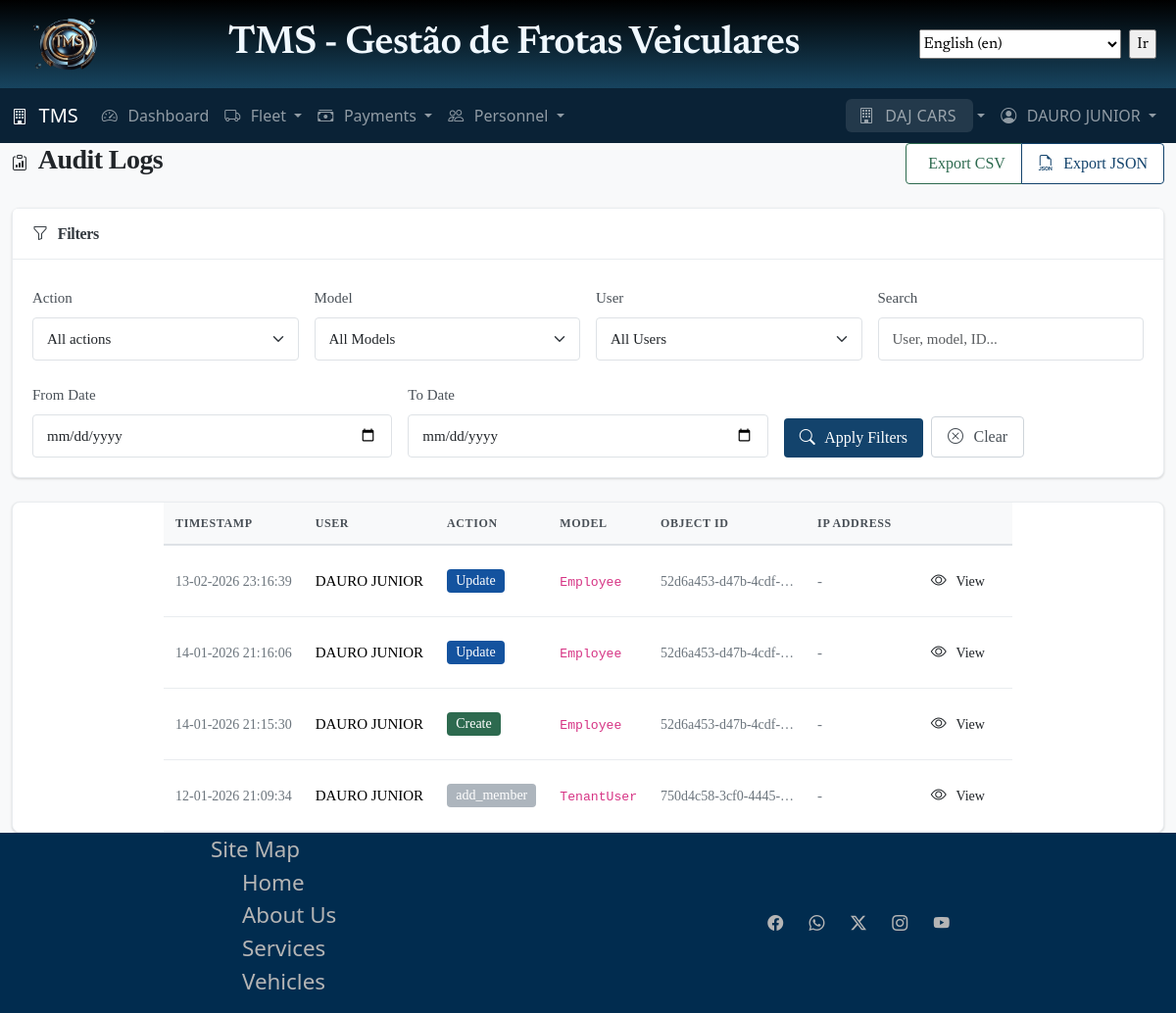
/audit/ (signed in), run on an earlier commit of the app's database.
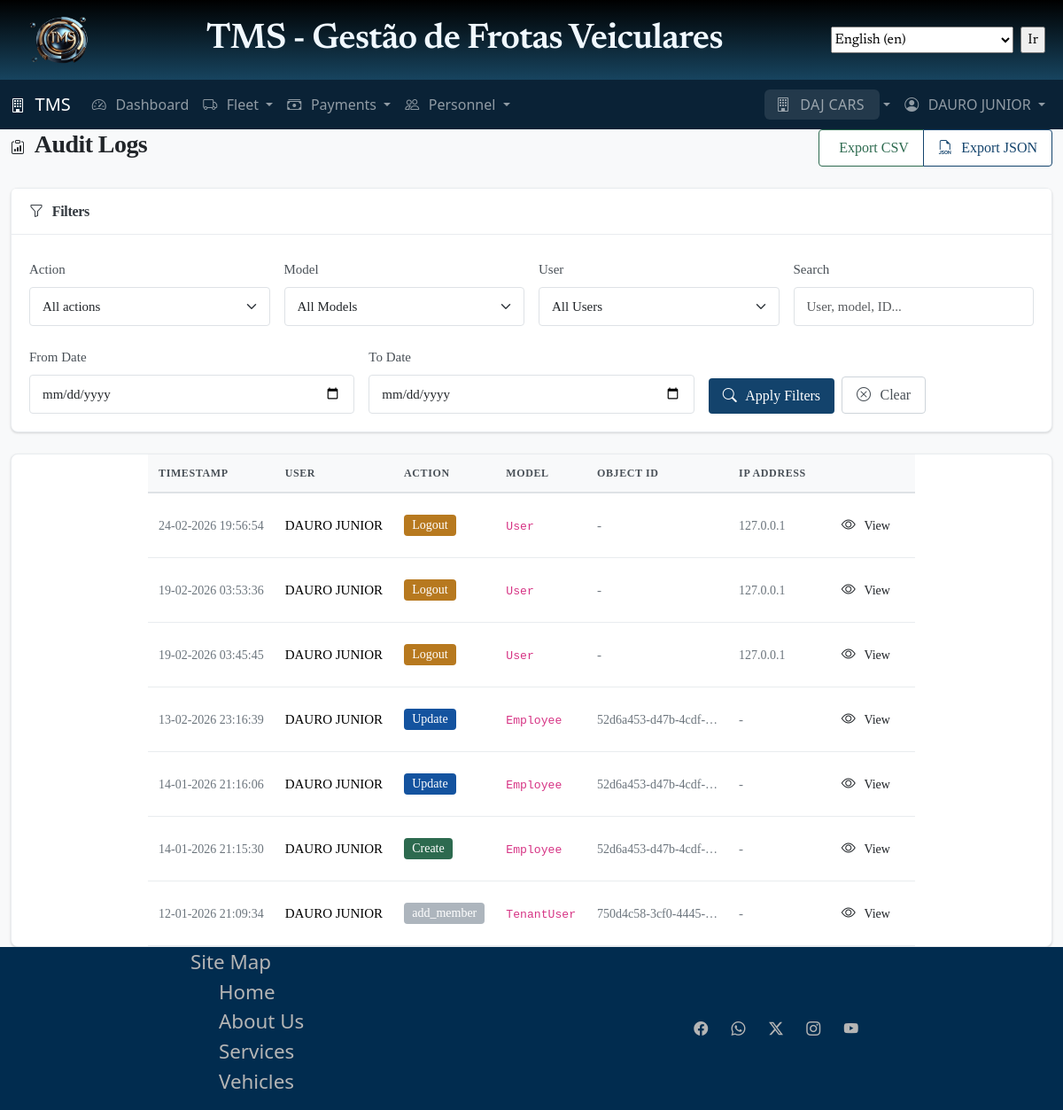
And on a later commit of the database.
### audit/models.py (models this page shows, shortened)
class TenantAuditLog(models.Model):
    ACTION_CHOICES = [
        ("create", _("Create")),
        ("update", _("Update")),
        ("delete", _("Delete")),
        ("view", _("View")),
        ("login", _("Login")),
        ("logout", _("Logout")),
        ("permission_change", _("Permission Change")),
    ]
    id = models.UUIDField(primary_key=True, default=uuid.uuid4, editable=False)
    tenant = models.ForeignKey(
        'tenants.Tenant',
        on_delete=models.CASCADE,
        related_name='audit_logs'
    )
    user = models.ForeignKey(
        settings.AUTH_USER_MODEL,
        on_delete=models.SET_NULL,
        blank=True,
        null=True
    )
    action = models.CharField(max_length=30, choices=ACTION_CHOICES)
    model_name = models.CharField(max_length=100)
    object_id = models.CharField(max_length=255, blank=True, null=True)
    changes = models.JSONField(blank=True, null=True)
    ip_address = models.GenericIPAddressField(blank=True, null=True)
    user_agent = models.TextField(blank=True, null=True)
    timestamp = models.DateTimeField(auto_now_add=True)
    class Meta:
        db_table = 'tenant_audit_log'
        indexes = [
            models.Index(fields=['tenant', '-timestamp']),
            models.Index(fields=['tenant', 'user', 'action'])
        ]
        ordering = ['-timestamp']

### accounts/models.py (models this page shows, shortened)
class CustomUser(AbstractUser):
    id = models.UUIDField(primary_key=True, default=uuid.uuid4, editable=False)
    current_tenant = models.ForeignKey(
        'tenants.Tenant',
        on_delete=models.SET_NULL,
        null=True,
        blank=True,
        related_name='current_users',
        help_text=_('Currently active tenant for this user')
    )
    phone = models.CharField(max_length=20, blank=True, null=True)
    document_number = models.CharField(
        max_length=30,
        blank=True,
        null=True,
        help_text=_('Unique identifier like SSN or Tax ID, CPF or CNPJ')
    )
    document_type = models.CharField(
        max_length=6,
        blank=True,
        null=True,
        choices=[
            ('SSN', 'SSN'),
            ('TAXID', 'Tax ID'),
            ('CPF', 'CPF'),
            ('CNPJ', 'CNPJ')
        ],
        default='CPF'
    )
    last_login_tenant = models.ForeignKey(
        'tenants.Tenant',
        on_delete=models.SET_NULL,
        blank=True,
        null=True,
        related_name='last_login_users',
    )
    created_at = models.DateTimeField(auto_now_add=True)
    updated_at = models.DateTimeField(auto_now=True)
    class Meta:
        db_table = 'users'
        indexes = [
            models.Index(fields=['email']),
            models.Index(fields=['document_number'])
        ]
    def get_tenants(self):
        return Tenant.objects.filter(
            members__user=self,
            members__is_active=True,
            is_active=True
        ).distinct()
    def has_tenant_permission(self, tenant, permission=None):
        if self.is_superuser:
            return True
        try:
            membership = self.tenant_memberships.get(tenant=tenant, is_active=True)
            if permission:
                return permission in membership.get_permissions()
            return True
        except TenantUser.DoesNotExist:
            return False

### audit/views.py (the view, shortened to what this page needs)
# urls.py: path('', views.AuditLogListView.as_view(), name='log_list'),
class AuditLogListView(LoginRequiredMixin, ListView):
    model = TenantAuditLog
    template_name = 'audit/log_list.html'
    context_object_name = 'logs'
    paginate_by = 25
    def dispatch(self, request, *args, **kwargs):
        if not hasattr(request, 'tenant') or not request.tenant:
            raise PermissionDenied(_('Tenant required'))
        try:
            membership = TenantUser.objects.get(
                user=request.user,
                tenant=request.tenant,
                is_active=True
            )
            if not (membership.is_owner or membership.role in ['admin', 'owner']):
                raise PermissionDenied(_('Only owners and admins can view audit logs.'))
        except TenantUser.DoesNotExist:
            raise PermissionDenied(_('You are not a member of this tenant.'))
        return super().dispatch(request, *args, **kwargs)
    def get_queryset(self):
        queryset = TenantAuditLog.objects.filter(
            tenant=self.request.tenant,
        ).select_related('user')
        action = self.request.GET.get('action')
        if action:
            queryset = queryset.filter(action=action)
        model_name = self.request.GET.get('model')
        if model_name:
            queryset = queryset.filter(model_name=model_name)
        user_id = self.request.GET.get('user')
        if user_id:
            queryset = queryset.filter(user_id=user_id)
        date_from = self.request.GET.get('date_from')
        date_to = self.request.GET.get('date_to')
        if date_from:
            try:
                date_from = datetime.strptime(date_from, '%Y-%m-%d')
                queryset = queryset.filter(timestamp__gte=date_from)
            except ValueError:
                pass
        search = self.request.GET.get('search')
        if search:
            queryset = queryset.filter(
                Q(user__username__icontains=search) | Q(user__email__icontains=search) | Q(model_name__icontains=search) | Q(object_id__icontains=search)
            )
        return queryset
    def get_context_data(self, **kwargs):
        context = super().get_context_data(**kwargs)
        context['actions'] = TenantAuditLog.ACTION_CHOICES
        context['models'] = TenantAuditLog.objects.filter(
            tenant=self.request.tenant
        ).values_list('model_name', flat=True).distinct()
        context['users'] = TenantUser.objects.filter(
            tenant=self.request.tenant,
            is_active=True
        ).select_related('user')
        context['current_action'] = self.request.GET.get('action', '')
        context['current_model'] = self.request.GET.get('model', '')
        context['current_user'] = self.request.GET.get('user', '')
        context['date_from'] = self.request.GET.get('date_from', '')
        context['date_to'] = self.request.GET.get('date_to', '')
        context['search'] = self.request.GET.get('search', '')
        return context

### core/context_processors.py (called while the page is built)
def payment_stats(request):
    if not request.user.is_authenticated:
        return {}
    if not hasattr(request, "tenant"):
        return {}
    from fleet.models import WorkdayApproval, PaymentOrder
    pending_approvals = WorkdayApproval.objects.filter(
        tenant=request.tenant, status="pending"
    ).count()
    pending_payments = PaymentOrder.objects.filter(
        tenant=request.tenant, status="pending"
    ).count()
    approved_payments = PaymentOrder.objects.filter(
        tenant=request.tenant, status="approved"
    ).count()
    return {
        "pending_approvals_count": pending_approvals,
        "pending_payments_count": pending_payments,
        "approved_payments_count": approved_payments,
    }

### core/models.py (called while the page is built)
    def get_queryset(self):
        queryset = super().get_queryset()
        from tenants.middleware import get_current_tenant
        tenant = get_current_tenant()
        if tenant:
            return queryset.filter(tenant=tenant)
        return queryset

### templates/audit/log_list.html (shortened to what the changed rows need)
{% extends 'base.html' %}
{% load static i18n l10n %}
{% block content %}
<div class="container-fluid">
  <div class="row mb-4">
    <div class="col-12">
      <div class="d-flex justify-content-between align-items-center">
        <h2><i class="bi bi-clipboard-data"></i> {% translate 'Audit Logs' %}</h2>
      </div>
    </div>
  </div>
  <div class="card shadow-sm">
    <div class="card-body p-0">
      {% if logs %}
        <div class="table-responsive">
          <table class="table table-hover mb-0">
            <thead class="table-light">
              <tr>
                <th>{% translate 'Timestamp' %}</th>
                <th>{% translate 'User' %}</th>
                <th>{% translate 'Action' %}</th>
                <th>{% translate 'Model' %}</th>
                <th>{% translate 'Object ID' %}</th>
                <th>{% translate 'IP Address' %}</th>
                <th></th>
              </tr>
            </thead>
            <tbody>
              {% for log in logs %}
                <tr>
                  <td>
                    <small>{{ log.timestamp|date:"d-m-Y H:i:s" }}</small>
                  </td>
                  <td>
                    {% if log.user %}
                      {{ log.user.get_full_name|default:log.user.username }}
                    {% else %}
                      <em class="text-muted">{% translate 'System' %}</em>
                    {% endif %}
                  </td>
                  <td>
                    <span class="badge bg-{% if log.action == 'create' %}success{% elif log.action == 'update' %}info{% elif log.action == 'delete' %}danger{% elif log.action == 'login' %}primary{% elif log.action == 'logout' %}warning{% else %}secondary{% endif %}">{{ log.get_action_display }}
                    </span>
                  </td>
                  <td>
                    <code>{{ log.model_name }}</code>
                  </td>
                  <td>
                    {% if log.object_id %}
                      <small class="text-muted">{{ log.object_id|truncatechars:20 }}</small>
                    {% else %}
                      <em class="text-muted">-</em>
                    {% endif %}
                  </td>
                  <td>
                    {% if log.ip_address %}
                      <small class="text-muted">{{ log.ip_address }}</small>
                    {% else %}
                      <em class="text-muted">-</em>
                    {% endif %}
                  </td>
                  <td class="text-end">
                    <a href="{% url 'audit:log_detail' log.id %}" class="btn btn-sm btn-outline primary">
                      <i class="bi bi-eye"></i> {% translate 'View' %}
                    </a>
                  </td>
                </tr>
              {% endfor %}
            </tbody>
          </table>
        </div>
      {% else %}
        <div class="text-center py-5">
          <i class="bi bi-inbox display-1 text-muted"></i>
          <p class="mt-3 text-muted">{% translate 'No audit logs found' %}</p>
        </div>
      {% endif %}
    </div>
  </div>
</div>
{% endblock %}

What changed in the data, as far as the page shows it:
added TenantAuditLog: timestamp "24-02-2026 19:56:54", user.get_full_name "DAURO JUNIOR", action "Logout", model_name "User", ip_address "127.0.0.1"
added TenantAuditLog: timestamp "19-02-2026 03:53:36", user.get_full_name "DAURO JUNIOR", action "Logout", model_name "User", ip_address "127.0.0.1"
added TenantAuditLog: timestamp "19-02-2026 03:45:45", user.get_full_name "DAURO JUNIOR", action "Logout", model_name "User", ip_address "127.0.0.1"
